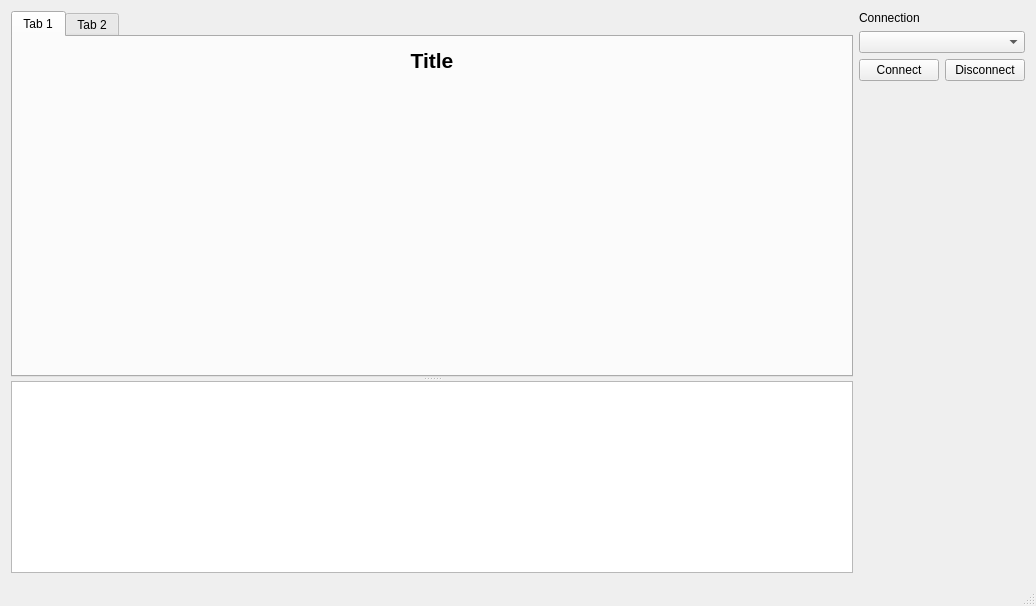
<?xml version="1.0" encoding="UTF-8"?>
<ui version="4.0">
 <class>MainWindow</class>
 <widget class="QMainWindow" name="MainWindow">
  <property name="geometry">
   <rect>
    <x>0</x>
    <y>0</y>
    <width>1036</width>
    <height>606</height>
   </rect>
  </property>
  <property name="windowTitle">
   <string>MainWindow</string>
  </property>
  <widget class="QWidget" name="centralWidget">
   <layout class="QVBoxLayout" name="verticalLayout_5">
    <item>
     <layout class="QHBoxLayout" name="horizontalLayout">
      <item>
       <widget class="QSplitter" name="splitter">
        <property name="sizePolicy">
         <sizepolicy hsizetype="Expanding" vsizetype="Expanding">
          <horstretch>0</horstretch>
          <verstretch>1</verstretch>
         </sizepolicy>
        </property>
        <property name="orientation">
         <enum>Qt::Vertical</enum>
        </property>
        <widget class="QTabWidget" name="tabWidget">
         <property name="sizePolicy">
          <sizepolicy hsizetype="Expanding" vsizetype="Expanding">
           <horstretch>0</horstretch>
           <verstretch>10</verstretch>
          </sizepolicy>
         </property>
         <property name="currentIndex">
          <number>0</number>
         </property>
         <widget class="QWidget" name="tab_3">
          <attribute name="title">
           <string>Tab 1</string>
          </attribute>
          <layout class="QVBoxLayout" name="verticalLayout_6">
           <item>
            <layout class="QVBoxLayout" name="verticalLayout_2">
             <item>
              <widget class="QLabel" name="label_2">
               <property name="sizePolicy">
                <sizepolicy hsizetype="Minimum" vsizetype="Minimum">
                 <horstretch>0</horstretch>
                 <verstretch>0</verstretch>
                </sizepolicy>
               </property>
               <property name="font">
                <font>
                 <pointsize>16</pointsize>
                 <weight>75</weight>
                 <bold>true</bold>
                </font>
               </property>
               <property name="text">
                <string>Title</string>
               </property>
               <property name="alignment">
                <set>Qt::AlignCenter</set>
               </property>
              </widget>
             </item>
             <item>
              <widget class="QCustomPlot" name="customPlot" native="true">
               <property name="sizePolicy">
                <sizepolicy hsizetype="Expanding" vsizetype="Expanding">
                 <horstretch>0</horstretch>
                 <verstretch>0</verstretch>
                </sizepolicy>
               </property>
               <property name="minimumSize">
                <size>
                 <width>100</width>
                 <height>100</height>
                </size>
               </property>
              </widget>
             </item>
            </layout>
           </item>
          </layout>
         </widget>
         <widget class="QWidget" name="tab_2">
          <attribute name="title">
           <string>Tab 2</string>
          </attribute>
          <layout class="QVBoxLayout" name="verticalLayout_7"/>
         </widget>
        </widget>
        <widget class="QTableView" name="tableView">
         <property name="maximumSize">
          <size>
           <width>16777215</width>
           <height>16777215</height>
          </size>
         </property>
        </widget>
       </widget>
      </item>
      <item>
       <layout class="QVBoxLayout" name="verticalLayout">
        <item>
         <widget class="QLabel" name="label">
          <property name="text">
           <string>Connection</string>
          </property>
         </widget>
        </item>
        <item>
         <widget class="QComboBox" name="comboBox">
          <property name="sizePolicy">
           <sizepolicy hsizetype="Minimum" vsizetype="Fixed">
            <horstretch>0</horstretch>
            <verstretch>0</verstretch>
           </sizepolicy>
          </property>
         </widget>
        </item>
        <item>
         <layout class="QHBoxLayout" name="horizontalLayout_2">
          <property name="leftMargin">
           <number>0</number>
          </property>
          <property name="topMargin">
           <number>0</number>
          </property>
          <property name="rightMargin">
           <number>0</number>
          </property>
          <property name="bottomMargin">
           <number>0</number>
          </property>
          <item>
           <widget class="QPushButton" name="pushButton">
            <property name="text">
             <string>Connect</string>
            </property>
            <property name="autoRepeatInterval">
             <number>150</number>
            </property>
           </widget>
          </item>
          <item>
           <widget class="QPushButton" name="pushButton_2">
            <property name="sizePolicy">
             <sizepolicy hsizetype="Minimum" vsizetype="Fixed">
              <horstretch>0</horstretch>
              <verstretch>0</verstretch>
             </sizepolicy>
            </property>
            <property name="text">
             <string>Disconnect</string>
            </property>
           </widget>
          </item>
         </layout>
        </item>
        <item>
         <spacer name="verticalSpacer">
          <property name="orientation">
           <enum>Qt::Vertical</enum>
          </property>
          <property name="sizeHint" stdset="0">
           <size>
            <width>20</width>
            <height>40</height>
           </size>
          </property>
         </spacer>
        </item>
       </layout>
      </item>
     </layout>
    </item>
   </layout>
   <zorder>horizontalLayoutWidget</zorder>
   <zorder>tabWidget</zorder>
   <zorder>groupBox_2</zorder>
  </widget>
  <widget class="QStatusBar" name="statusBar"/>
 </widget>
 <layoutdefault spacing="6" margin="11"/>
 <customwidgets>
  <customwidget>
   <class>QCustomPlot</class>
   <extends>QWidget</extends>
   <header>qcustomplot.h</header>
   <container>1</container>
  </customwidget>
 </customwidgets>
 <resources/>
 <connections/>
</ui>
